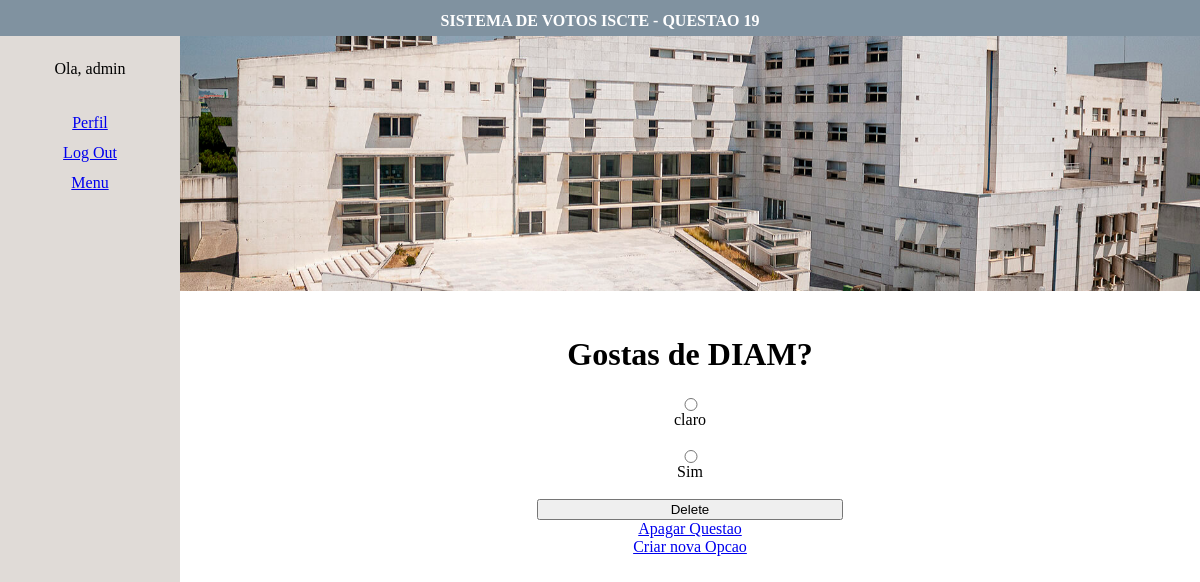
Screenshot of /votacao/19 (signed in) with the database file from the repository.
### votacao/models.py (models this page shows, shortened)
class Questao(models.Model):
     questao_texto = models.CharField(max_length=200)
     pub_data = models.DateTimeField('data de publicacao')

class Opcao(models.Model):
     questao = models.ForeignKey(Questao,on_delete=models.CASCADE)
     opcao_texto = models.CharField(max_length=200)
     votos = models.IntegerField(default=0)

### votacao/views.py (the view)
# urls.py: path('<int:questao_id>', views.detalhe, name='detalhe'),
@login_required(login_url=reverse_lazy('votacao:signup'))
def detalhe(request, questao_id):
 questao = get_object_or_404(Questao, pk=questao_id)
 return render(request, 'votacao/detalhe.html',
               {'questao': questao,})

### votacao/templates/votacao/detalhe.html (shortened to what this page needs)
{% extends "./index.html" %}
{% block titulo %}
    SISTEMA DE VOTOS ISCTE - QUESTAO {{questao.id}}
{% endblock %}
{% block conteudo %}
<h1>{{ questao.questao_texto }}</h1>
<form action="{% url 'votacao:voto' questao.id %}"
    method="post">
    {% for opcao in questao.opcao_set.all %}
        <input type="radio" name="opcao" id="opcao{{ forloop.counter }}" value="{{ opcao.id }}" />
        <label for="opcao{{ forloop.counter }}">{{ opcao.opcao_texto }}</label>
    {% endfor %}
    {% if perms.votacao.delete_opcao %}
        <input type="submit" name="action" value="Delete" />
    {% endif %}
</form>
{% endblock %}
{% block opcoes %}
{% if perms.votacao.delete_questao %}
<a href="{% url 'votacao:apagarquestao' questao.id %}">Apagar Questao</a>
{% endif %}
<br>
{% if perms.votacao.add_opcao %}
<a href="{% url 'votacao:criaropcao' questao.id %}">Criar nova Opcao</a>
{% endif %}
{% endblock %}

### votacao/templates/votacao/index.html (shortened to what this page needs)
<head>
    {% load static %}
    <link rel="stylesheet" type="text/css" href="{% static 'votacao/css/style.css' %}">
</head>
<body>
    <header>
            <strong>{% block titulo %} SISTEMA DE VOTOS ISCTE {% endblock %}</strong>
    </header>
    <aside>
        {% if request.user.is_authenticated %}
            Ola, {{request.user.username}} {% if not request.user.is_superuser %} (votos: {{request.user.aluno.total_votos}}) {% endif %}<br>
        {% else %}
            <i>Conta Anonima</i>
        {% endif %}
        <nav>
            {% if request.user.is_authenticated %}
            <a href="{% url 'votacao:profile' %}">Perfil </a>
            <a href="{% url 'votacao:logoutview' %}">Log Out</a>
            {% else %}
            <a href="{% url 'votacao:signup' %}">Log In / Registar</a>
            {% endif %}
            <a href="{% url 'votacao:index' %}">Menu</a>
        </nav>
    </aside>
    <main>
        <img src="{% static 'votacao/img/banner.jpg' %}" id="banner">
        {% block conteudo %}{% endblock %}
        {% block opcoes %}{% endblock %}
    </main>
</body>

### votacao/static/votacao/css/style.css (style rules this page uses)
body { margin:0; text-align: center; }
header { padding-top: 1vw; min-height: 2vw; width:100%; background-color: #8092A0; color:white; text-align: center; }
#banner { width:100%; aspect-ratio: 4; object-fit: cover; margin-bottom: 2vw; }
form { display:flex; flex-direction: column; width:30%; margin:auto; }
main { width:85%; float:left; }
aside { text-align: center; background-color: #E0DBD7; width:15%; float:left; min-height:100vh; padding-top: 2vw; }

### rows the page displays
Questao: id "19", questao_texto "Gostas de DIAM?"
Opcao: opcao_texto "claro"
Opcao: opcao_texto "Sim"

### other values shown
{{ request.user.username }} "admin"
